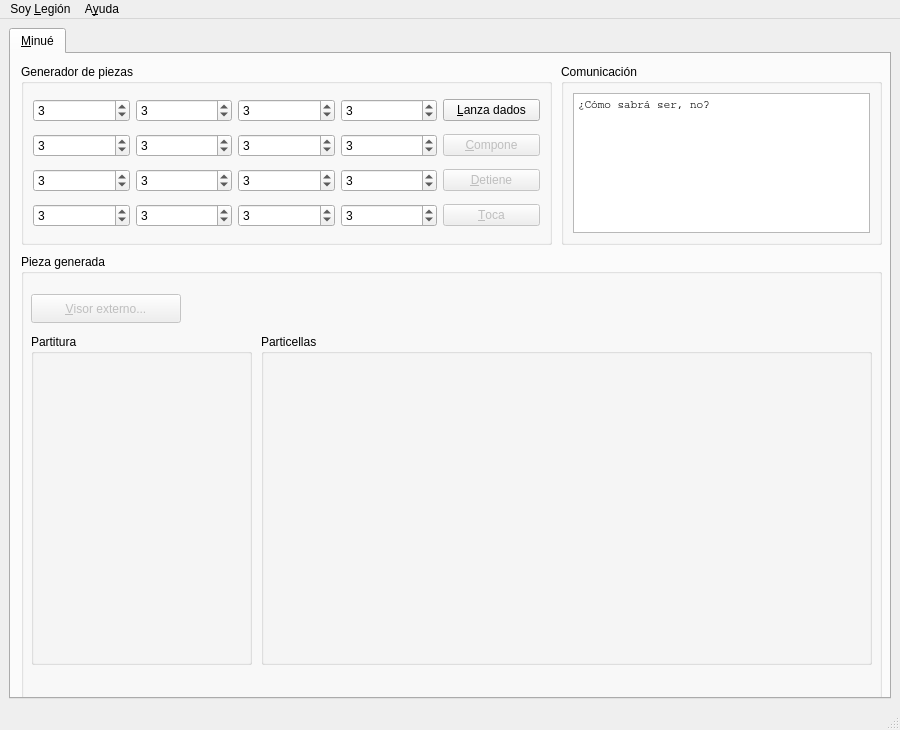
<?xml version="1.0" encoding="UTF-8"?>
<ui version="4.0">
 <class>MainWindow</class>
 <widget class="QMainWindow" name="MainWindow">
  <property name="windowModality">
   <enum>Qt::ApplicationModal</enum>
  </property>
  <property name="geometry">
   <rect>
    <x>0</x>
    <y>0</y>
    <width>900</width>
    <height>730</height>
   </rect>
  </property>
  <property name="sizePolicy">
   <sizepolicy hsizetype="Ignored" vsizetype="Ignored">
    <horstretch>0</horstretch>
    <verstretch>0</verstretch>
   </sizepolicy>
  </property>
  <property name="minimumSize">
   <size>
    <width>900</width>
    <height>730</height>
   </size>
  </property>
  <property name="maximumSize">
   <size>
    <width>900</width>
    <height>730</height>
   </size>
  </property>
  <property name="windowTitle">
   <string>Soy Legión Minué</string>
  </property>
  <property name="windowIcon">
   <iconset>
    <normaloff>recursos/soyicono.png</normaloff>recursos/soyicono.png</iconset>
  </property>
  <widget class="QWidget" name="centralwidget">
   <layout class="QGridLayout" name="gridLayout">
    <item row="0" column="0">
     <widget class="QTabWidget" name="tabSoy">
      <property name="enabled">
       <bool>true</bool>
      </property>
      <property name="sizePolicy">
       <sizepolicy hsizetype="Preferred" vsizetype="Preferred">
        <horstretch>0</horstretch>
        <verstretch>0</verstretch>
       </sizepolicy>
      </property>
      <property name="maximumSize">
       <size>
        <width>16777215</width>
        <height>775</height>
       </size>
      </property>
      <property name="tabPosition">
       <enum>QTabWidget::North</enum>
      </property>
      <property name="tabShape">
       <enum>QTabWidget::Rounded</enum>
      </property>
      <property name="currentIndex">
       <number>0</number>
      </property>
      <property name="elideMode">
       <enum>Qt::ElideNone</enum>
      </property>
      <property name="documentMode">
       <bool>false</bool>
      </property>
      <property name="tabsClosable">
       <bool>false</bool>
      </property>
      <widget class="QWidget" name="tabCaro">
       <attribute name="title">
        <string>&amp;Minué</string>
       </attribute>
       <widget class="QGroupBox" name="groupBox_dados">
        <property name="geometry">
         <rect>
          <x>10</x>
          <y>10</y>
          <width>531</width>
          <height>181</height>
         </rect>
        </property>
        <property name="title">
         <string>Generador de piezas</string>
        </property>
        <layout class="QGridLayout" name="gridLayout_2">
         <item row="0" column="0">
          <widget class="QSpinBox" name="compas_01">
           <property name="minimum">
            <number>1</number>
           </property>
           <property name="maximum">
            <number>6</number>
           </property>
           <property name="value">
            <number>3</number>
           </property>
          </widget>
         </item>
         <item row="0" column="1">
          <widget class="QSpinBox" name="compas_02">
           <property name="minimum">
            <number>1</number>
           </property>
           <property name="maximum">
            <number>6</number>
           </property>
           <property name="value">
            <number>3</number>
           </property>
          </widget>
         </item>
         <item row="0" column="2">
          <widget class="QSpinBox" name="compas_03">
           <property name="minimum">
            <number>1</number>
           </property>
           <property name="maximum">
            <number>6</number>
           </property>
           <property name="value">
            <number>3</number>
           </property>
          </widget>
         </item>
         <item row="0" column="3">
          <widget class="QSpinBox" name="compas_04">
           <property name="minimum">
            <number>1</number>
           </property>
           <property name="maximum">
            <number>6</number>
           </property>
           <property name="value">
            <number>3</number>
           </property>
          </widget>
         </item>
         <item row="1" column="0">
          <widget class="QSpinBox" name="compas_05">
           <property name="minimum">
            <number>1</number>
           </property>
           <property name="maximum">
            <number>6</number>
           </property>
           <property name="value">
            <number>3</number>
           </property>
          </widget>
         </item>
         <item row="1" column="1">
          <widget class="QSpinBox" name="compas_06">
           <property name="minimum">
            <number>1</number>
           </property>
           <property name="maximum">
            <number>6</number>
           </property>
           <property name="value">
            <number>3</number>
           </property>
          </widget>
         </item>
         <item row="1" column="2">
          <widget class="QSpinBox" name="compas_07">
           <property name="minimum">
            <number>1</number>
           </property>
           <property name="maximum">
            <number>6</number>
           </property>
           <property name="value">
            <number>3</number>
           </property>
          </widget>
         </item>
         <item row="1" column="3">
          <widget class="QSpinBox" name="compas_08">
           <property name="minimum">
            <number>1</number>
           </property>
           <property name="maximum">
            <number>6</number>
           </property>
           <property name="value">
            <number>3</number>
           </property>
          </widget>
         </item>
         <item row="2" column="0">
          <widget class="QSpinBox" name="compas_09">
           <property name="minimum">
            <number>1</number>
           </property>
           <property name="maximum">
            <number>6</number>
           </property>
           <property name="value">
            <number>3</number>
           </property>
          </widget>
         </item>
         <item row="2" column="1">
          <widget class="QSpinBox" name="compas_10">
           <property name="minimum">
            <number>1</number>
           </property>
           <property name="maximum">
            <number>6</number>
           </property>
           <property name="value">
            <number>3</number>
           </property>
          </widget>
         </item>
         <item row="2" column="2">
          <widget class="QSpinBox" name="compas_11">
           <property name="minimum">
            <number>1</number>
           </property>
           <property name="maximum">
            <number>6</number>
           </property>
           <property name="value">
            <number>3</number>
           </property>
          </widget>
         </item>
         <item row="2" column="3">
          <widget class="QSpinBox" name="compas_12">
           <property name="minimum">
            <number>1</number>
           </property>
           <property name="maximum">
            <number>6</number>
           </property>
           <property name="value">
            <number>3</number>
           </property>
          </widget>
         </item>
         <item row="3" column="0">
          <widget class="QSpinBox" name="compas_13">
           <property name="minimum">
            <number>1</number>
           </property>
           <property name="maximum">
            <number>6</number>
           </property>
           <property name="value">
            <number>3</number>
           </property>
          </widget>
         </item>
         <item row="3" column="1">
          <widget class="QSpinBox" name="compas_14">
           <property name="minimum">
            <number>1</number>
           </property>
           <property name="maximum">
            <number>6</number>
           </property>
           <property name="value">
            <number>3</number>
           </property>
          </widget>
         </item>
         <item row="3" column="2">
          <widget class="QSpinBox" name="compas_15">
           <property name="minimum">
            <number>1</number>
           </property>
           <property name="maximum">
            <number>6</number>
           </property>
           <property name="value">
            <number>3</number>
           </property>
          </widget>
         </item>
         <item row="3" column="3">
          <widget class="QSpinBox" name="compas_16">
           <property name="minimum">
            <number>1</number>
           </property>
           <property name="maximum">
            <number>6</number>
           </property>
           <property name="value">
            <number>3</number>
           </property>
          </widget>
         </item>
         <item row="0" column="4">
          <widget class="QPushButton" name="botonDados">
           <property name="text">
            <string>&amp;Lanza dados</string>
           </property>
          </widget>
         </item>
         <item row="1" column="4">
          <widget class="QPushButton" name="botonComponer">
           <property name="enabled">
            <bool>false</bool>
           </property>
           <property name="text">
            <string>&amp;Compone</string>
           </property>
          </widget>
         </item>
         <item row="2" column="4">
          <widget class="QPushButton" name="botonStop">
           <property name="enabled">
            <bool>false</bool>
           </property>
           <property name="text">
            <string>&amp;Detiene</string>
           </property>
          </widget>
         </item>
         <item row="3" column="4">
          <widget class="QPushButton" name="botonPlay">
           <property name="enabled">
            <bool>false</bool>
           </property>
           <property name="text">
            <string>&amp;Toca</string>
           </property>
          </widget>
         </item>
        </layout>
       </widget>
       <widget class="QGroupBox" name="groupBox_partitura">
        <property name="geometry">
         <rect>
          <x>10</x>
          <y>200</y>
          <width>861</width>
          <height>451</height>
         </rect>
        </property>
        <property name="title">
         <string>Pieza generada</string>
        </property>
        <widget class="QPushButton" name="botonPDF">
         <property name="enabled">
          <bool>false</bool>
         </property>
         <property name="geometry">
          <rect>
           <x>10</x>
           <y>40</y>
           <width>150</width>
           <height>29</height>
          </rect>
         </property>
         <property name="text">
          <string>&amp;Visor externo...</string>
         </property>
        </widget>
        <widget class="QGroupBox" name="groupBox">
         <property name="geometry">
          <rect>
           <x>240</x>
           <y>80</y>
           <width>611</width>
           <height>331</height>
          </rect>
         </property>
         <property name="title">
          <string>Particellas</string>
         </property>
         <widget class="QLabel" name="label_4">
          <property name="geometry">
           <rect>
            <x>410</x>
            <y>40</y>
            <width>191</width>
            <height>284</height>
           </rect>
          </property>
          <property name="text">
           <string/>
          </property>
          <property name="scaledContents">
           <bool>true</bool>
          </property>
         </widget>
         <widget class="QLabel" name="label_2">
          <property name="geometry">
           <rect>
            <x>10</x>
            <y>40</y>
            <width>191</width>
            <height>284</height>
           </rect>
          </property>
          <property name="text">
           <string/>
          </property>
          <property name="scaledContents">
           <bool>true</bool>
          </property>
         </widget>
         <widget class="QLabel" name="label_3">
          <property name="geometry">
           <rect>
            <x>210</x>
            <y>40</y>
            <width>191</width>
            <height>284</height>
           </rect>
          </property>
          <property name="text">
           <string/>
          </property>
          <property name="scaledContents">
           <bool>true</bool>
          </property>
         </widget>
        </widget>
        <widget class="QGroupBox" name="groupBox_2">
         <property name="geometry">
          <rect>
           <x>10</x>
           <y>80</y>
           <width>221</width>
           <height>331</height>
          </rect>
         </property>
         <property name="title">
          <string>Partitura</string>
         </property>
         <widget class="QLabel" name="label">
          <property name="geometry">
           <rect>
            <x>10</x>
            <y>40</y>
            <width>201</width>
            <height>284</height>
           </rect>
          </property>
          <property name="text">
           <string/>
          </property>
          <property name="scaledContents">
           <bool>true</bool>
          </property>
         </widget>
        </widget>
       </widget>
       <widget class="QGroupBox" name="groupBox_comunicacion">
        <property name="geometry">
         <rect>
          <x>550</x>
          <y>10</y>
          <width>321</width>
          <height>181</height>
         </rect>
        </property>
        <property name="title">
         <string>Comunicación</string>
        </property>
        <layout class="QGridLayout" name="gridLayout_5">
         <item row="0" column="0">
          <widget class="QPlainTextEdit" name="salidaTexto">
           <property name="font">
            <font>
             <family>Courier</family>
             <pointsize>8</pointsize>
            </font>
           </property>
           <property name="readOnly">
            <bool>true</bool>
           </property>
           <property name="plainText">
            <string comment="Hola Mundo!" extracomment="Hola">¿Cómo sabrá ser, no?</string>
           </property>
          </widget>
         </item>
        </layout>
       </widget>
      </widget>
     </widget>
    </item>
   </layout>
  </widget>
  <widget class="QMenuBar" name="menubar">
   <property name="geometry">
    <rect>
     <x>0</x>
     <y>0</y>
     <width>900</width>
     <height>30</height>
    </rect>
   </property>
   <widget class="QMenu" name="menuSoy_Legion">
    <property name="title">
     <string>Soy &amp;Legión</string>
    </property>
    <addaction name="actionVer_Plantilla"/>
    <addaction name="separator"/>
    <addaction name="action_Salir"/>
   </widget>
   <widget class="QMenu" name="menuA_yuda">
    <property name="title">
     <string>A&amp;yuda</string>
    </property>
    <addaction name="action_Ver_reglas_del_juego"/>
    <addaction name="separator"/>
    <addaction name="actionAcerca_de"/>
   </widget>
   <addaction name="menuSoy_Legion"/>
   <addaction name="menuA_yuda"/>
  </widget>
  <widget class="QStatusBar" name="statusbar"/>
  <action name="action_Salir">
   <property name="text">
    <string>&amp;Salir</string>
   </property>
   <property name="shortcut">
    <string>Ctrl+Q</string>
   </property>
  </action>
  <action name="actionAcerca_de">
   <property name="icon">
    <iconset>
     <normaloff>soyicono.png</normaloff>soyicono.png</iconset>
   </property>
   <property name="text">
    <string>A&amp;cerca de...</string>
   </property>
  </action>
  <action name="action_Ver_reglas_del_juego">
   <property name="text">
    <string>&amp;Ver reglas del juego...</string>
   </property>
  </action>
  <action name="actionVer_Plantilla">
   <property name="text">
    <string>Ver &amp;Plantilla...</string>
   </property>
  </action>
 </widget>
 <tabstops>
  <tabstop>compas_01</tabstop>
  <tabstop>compas_02</tabstop>
  <tabstop>compas_03</tabstop>
  <tabstop>compas_04</tabstop>
  <tabstop>compas_05</tabstop>
  <tabstop>compas_06</tabstop>
  <tabstop>compas_07</tabstop>
  <tabstop>compas_08</tabstop>
  <tabstop>compas_09</tabstop>
  <tabstop>compas_10</tabstop>
  <tabstop>compas_11</tabstop>
  <tabstop>compas_12</tabstop>
  <tabstop>compas_13</tabstop>
  <tabstop>compas_14</tabstop>
  <tabstop>compas_15</tabstop>
  <tabstop>compas_16</tabstop>
 </tabstops>
 <resources/>
 <connections>
  <connection>
   <sender>action_Salir</sender>
   <signal>triggered()</signal>
   <receiver>MainWindow</receiver>
   <slot>close()</slot>
   <hints>
    <hint type="sourcelabel">
     <x>-1</x>
     <y>-1</y>
    </hint>
    <hint type="destinationlabel">
     <x>466</x>
     <y>442</y>
    </hint>
   </hints>
  </connection>
 </connections>
</ui>
